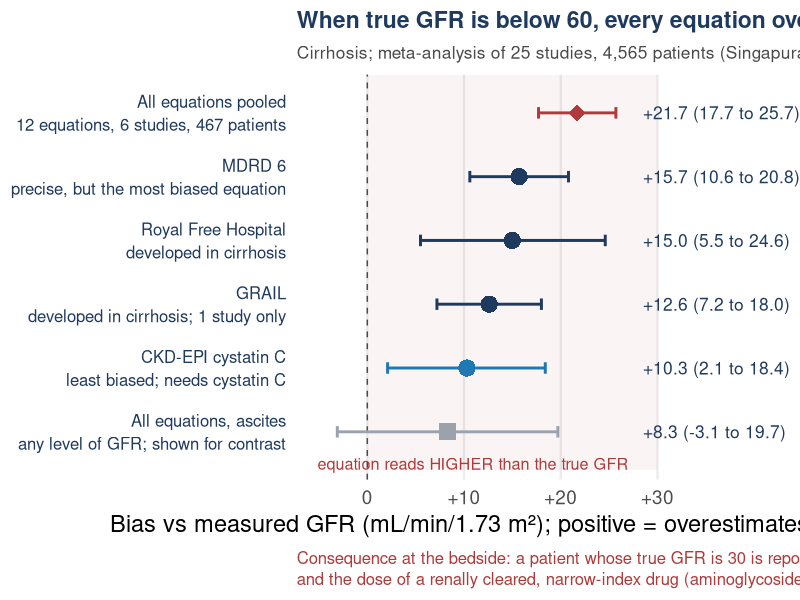

The R source for this figure:
# =============================================================================
# Cirrhosis GFR slide. Bias of eGFR equations against measured GFR in cirrhosis,
# restricted to patients with measured GFR < 60 mL/min/1.73 m2.
# Source: Singapura 2021, Liver Transpl 27:1538-1552, doi 10.1002/lt.26216.
# Systematic review/meta-analysis: 25 studies, n = 4565 (52.0 years, 37.0% women),
# 18 equations. The <60 subset: 6 studies, 12 equations, 467 patients, measured
# GFR range 22.6-56.8 mL/min/1.73 m2.
# Values below are the clinical-unit (mL/min/1.73 m2) biases reported in the
# abstract; a positive value means the equation OVERESTIMATES GFR:
#   All equations pooled          +21.7 (95% CI 17.7-25.7)
#   MDRD 6                        +15.7 (10.6-20.8)
#   Royal Free Hospital (RFH)     +15.0 (5.5-24.6)
#   GRAIL                         +12.6 (7.2-18.0)   [evaluated in 1 study only]
#   CKD-EPI cystatin C (CEC)      +10.3 (2.1-18.4)
# Context row (all levels of GFR, patients with ascites): +8.3 (-3.1 to 19.7).
# Across all levels of GFR, CKD-EPI creatinine-cystatin C (CESC) was least biased
# (-3.6; -17.4 to 10.3) but imprecise. No simulation; no value is interpolated.
# =============================================================================
suppressPackageStartupMessages({library(dplyr); library(ggplot2)})
col_blue <- "#1f77b4"; col_grey <- "#9aa3ad"; col_navy <- "#1f3a5f"; col_dark <- "#4a4a4a"; col_red <- "#b03a3a"

d <- tribble(~eq, ~detail, ~est, ~lo, ~hi, ~grp,
  "All equations pooled",      "12 equations, 6 studies, 467 patients", 21.7, 17.7, 25.7, "pooled",
  "MDRD 6",                     "precise, but the most biased equation", 15.7, 10.6, 20.8, "cr",
  "Royal Free Hospital",        "developed in cirrhosis",               15.0,  5.5, 24.6, "cr",
  "GRAIL",                      "developed in cirrhosis; 1 study only", 12.6,  7.2, 18.0, "cr",
  "CKD-EPI cystatin C",         "least biased; needs cystatin C",       10.3,  2.1, 18.4, "cys",
  "All equations, ascites", "any level of GFR; shown for contrast",    8.3, -3.1, 19.7, "ctx") |>
  mutate(eq = paste0(eq, "\n", detail), eq = factor(eq, rev(eq)),
         lab = sprintf("%+.1f (%.1f to %.1f)", est, lo, hi),
         lab = ifelse(est == 8.3, "+8.3 (-3.1 to 19.7)", lab))

p <- ggplot(d, aes(est, eq, color = grp)) +
  annotate("rect", xmin = 0, xmax = 30, ymin = 0.4, ymax = 6.6, fill = col_red, alpha = 0.05) +
  geom_vline(xintercept = 0, linetype = "dashed", color = col_dark) +
  geom_errorbar(aes(xmin = lo, xmax = hi), width = 0.18, linewidth = 1, orientation = "y") +
  geom_point(aes(shape = grp), size = 5.5, fill = "white") +
  geom_text(aes(x = 28.5, label = lab), hjust = 0, size = 4.4, color = col_navy, show.legend = FALSE) +
  annotate("text", x = 27, y = 0.5, hjust = 1, size = 4.1, color = col_red,
           label = "equation reads HIGHER than the true GFR") +
  scale_color_manual(values = c(pooled = col_red, cr = col_navy, cys = col_blue, ctx = col_grey), guide = "none") +
  scale_shape_manual(values = c(pooled = 18, cr = 16, cys = 16, ctx = 15), guide = "none") +
  scale_x_continuous(limits = c(-5, 41), breaks = seq(0, 30, 10),
                     labels = \(x) ifelse(x > 0, paste0("+", x), as.character(x))) +
  scale_y_discrete(expand = expansion(add = c(0.75, 0.6))) +
  coord_cartesian(clip = "off") +
  labs(x = "Bias vs measured GFR (mL/min/1.73 m\u00b2); positive = overestimates kidney function", y = NULL,
       title = "When true GFR is below 60, every equation overestimates it - by 10 to 22 mL/min",
       subtitle = "Cirrhosis; meta-analysis of 25 studies, 4,565 patients (Singapura 2021). Subgroup: measured GFR 22.6-56.8",
       caption = "Consequence at the bedside: a patient whose true GFR is 30 is reported as 40 to 52 depending on the equation,\nand the dose of a renally cleared, narrow-index drug (aminoglycoside, vancomycin) is set from the higher number.") +
  theme_minimal(base_size = 17) +
  theme(panel.grid.minor = element_blank(), panel.grid.major.y = element_blank(),
        axis.text.y = element_text(size = 12, color = col_navy, lineheight = 1.15, hjust = 1),
        plot.title = element_text(face = "bold", color = col_navy, size = 16.5),
        plot.subtitle = element_text(color = col_dark, size = 12.5),
        plot.caption = element_text(hjust = 0, size = 12, color = col_red, lineheight = 1.05, margin = margin(t = 10)),
        plot.margin = margin(8, 10, 8, 8))
ggsave("figures/cirrhosis_gfr_bias.png", p, width = 13.2, height = 6.4, dpi = 300, bg = "white")
